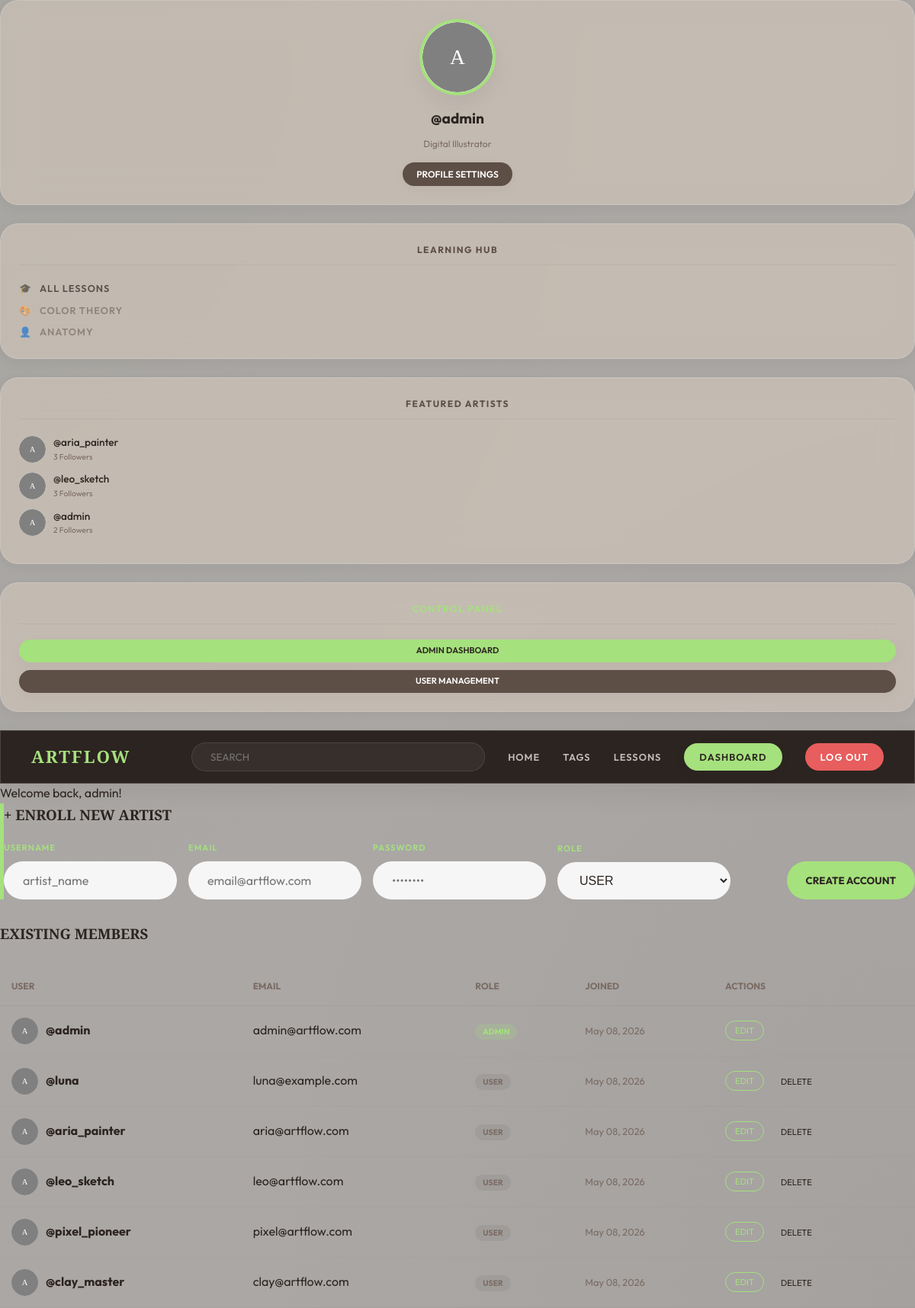
The app's page /views/admin/users.php (signed in) with its own data.
### tables this page shows
CREATE TABLE IF NOT EXISTS users (
    id INT AUTO_INCREMENT PRIMARY KEY,
    username VARCHAR(50) NOT NULL UNIQUE,
    email VARCHAR(100) NOT NULL UNIQUE,
    password VARCHAR(255) NOT NULL,
    role ENUM('user', 'admin') DEFAULT 'user',
    bio TEXT,
    avatar VARCHAR(255) DEFAULT 'default-avatar.png',
    created_at TIMESTAMP DEFAULT CURRENT_TIMESTAMP
);

### models/UserModel.php (called while the page is built, shortened)
<?php
class UserModel {
    private $pdo;
    public function __construct() {
        global $pdo;
        $this->pdo = $pdo;
    }
    public function findById($id) {
        $stmt = $this->pdo->prepare("SELECT * FROM users WHERE id = ? LIMIT 1");
        $stmt->execute([$id]);
        return $stmt->fetch();
    }
    public function getAllUsers() {
        $stmt = $this->pdo->query("SELECT * FROM users ORDER BY created_at DESC");
        return $stmt->fetchAll();
    }
    public function getFeaturedArtists($limit = 3) {
        $stmt = $this->pdo->prepare("SELECT u.*, (SELECT COUNT(*) FROM follows WHERE following_id = u.id) as followers_count
                                     FROM users u
                                     ORDER BY followers_count DESC LIMIT ?");
        $stmt->bindValue(1, (int)$limit, PDO::PARAM_INT);
        $stmt->execute();
        return $stmt->fetchAll();
    }
}

### views/admin/users.php (the view, shortened to what this page needs)
<?php
require_once __DIR__ . '/../../config/database.php';
require_once __DIR__ . '/../../config/auth.php';
require_once __DIR__ . '/../../models/UserModel.php';
$userModel = new UserModel();
$users = $userModel->getAllUsers();
require_once __DIR__ . '/../partials/head.php';
?>
<div class="app-layout">
    <?php require __DIR__ . '/../partials/sidebar.php'; ?>
    <div class="main-content">
        <?php require __DIR__ . '/../partials/topbar.php'; ?>
        <div class="feed-container">
            <?php $flash = getFlash(); if ($flash): ?>
                <div class="flash flash-<?= $flash['type'] ?>">
                    <?= sanitize($flash['message']) ?>
                </div>
            <?php endif; ?>
            <div class="card" style="margin-bottom: 30px; border-left: 5px solid var(--primary);">
                <div class="card-body">
                    <h3 style="font-family: 'Cinzel', serif; margin-bottom: 20px;">+ ENROLL NEW ARTIST</h3>
                    <form method="POST" action="<?= BASE_URL ?>/controllers/AdminController.php?action=create_user" style="display: grid; grid-template-columns: repeat(auto-fit, minmax(200px, 1fr)); gap: 15px; align-items: end;">
                        <div class="form-group" style="margin:0;">
                            <label style="font-size: 0.7rem;">USERNAME</label>
                            <input type="text" name="username" class="form-control" placeholder="artist_name" required>
                        </div>
                        <div class="form-group" style="margin:0;">
                            <label style="font-size: 0.7rem;">EMAIL</label>
                            <input type="email" name="email" class="form-control" placeholder="email@artflow.com" required>
                        </div>
                        <div class="form-group" style="margin:0;">
                            <label style="font-size: 0.7rem;">PASSWORD</label>
                            <input type="password" name="password" class="form-control" placeholder="••••••••" required>
                        </div>
                        <div class="form-group" style="margin:0;">
                            <label style="font-size: 0.7rem;">ROLE</label>
                            <select name="role" class="form-control">
                                <option value="user">USER</option>
                            </select>
                        </div>
                        <button type="submit" class="btn-post" style="height: 50px;">CREATE ACCOUNT</button>
                    </form>
                </div>
            </div>
            <div class="card">
                <div class="card-body">
                    <h3 style="font-family: 'Cinzel', serif; margin-bottom: 20px;">EXISTING MEMBERS</h3>
                    <div style="overflow-x: auto;">
                        <table class="admin-table">
                            <thead>
                                <tr>
                                    <th>USER</th>
                                    <th>EMAIL</th>
                                    <th>ROLE</th>
                                    <th>JOINED</th>
                                    <th>ACTIONS</th>
                                </tr>
                            </thead>
                            <tbody>
                                <?php foreach ($users as $user): ?>
                                    <tr>
                                        <td>
                                            <div style="display: flex; align-items: center; gap: 10px;">
                                                <img src="<?= avatarUrl($user['avatar']) ?>" style="width: 35px; height: 35px; border-radius: 50%; object-fit: cover;">
                                                <span style="font-weight: 700;">@<?= sanitize($user['username']) ?></span>
                                            </div>
                                        </td>
                                        <td><?= sanitize($user['email']) ?></td>
                                        <td>
                                            <span class="badge badge-<?= $user['role'] ?>"><?= strtoupper($user['role']) ?></span>
                                        </td>
                                        <td style="font-size: 0.8rem; color: var(--text-muted);"><?= date('M d, Y', strtotime($user['created_at'])) ?></td>
                                        <td>
                                            <div style="display: flex; gap: 10px;">
                                                <button class="btn-edit-user"
                                                        data-id="<?= $user['id'] ?>"
                                                        data-username="<?= sanitize($user['username']) ?>"
                                                        data-email="<?= sanitize($user['email']) ?>"
                                                        data-role="<?= $user['role'] ?>"
                                                        data-bio="<?= sanitize($user['bio']) ?>"
                                                        style="background: none; border: 1px solid var(--primary); color: var(--primary); padding: 5px 12px; border-radius: 20px; font-size: 0.7rem; cursor: pointer;">
                                                    EDIT
                                                </button>
                                                <?php if ($user['id'] != currentUserId()): ?>
                                                <form method="POST" action="<?= BASE_URL ?>/controllers/AdminController.php?action=delete_user" onsubmit="return confirm('Erase this artist from the system?');">
                                                    <button type="submit" style="background: none; border: 1px solid var(--rose); color: var(--rose); padding: 5px 12px; border-radius: 20px; font-size: 0.7rem; cursor: pointer;">
                                                        DELETE
                                                    </button>
                                                </form>
                                                <?php endif; ?>
                                            </div>
                                        </td>
                                    </tr>
                                <?php endforeach; ?>
                            </tbody>
                        </table>
                    </div>
                </div>
            </div>
        </div>
    </div>
</div>
</body>
</html>

### views/partials/sidebar.php (shortened to what this page needs)
<?php
$um = new UserModel();
$sUser = isLoggedIn() ? $um->findById(currentUserId()) : null;
?>
<aside class="left-sidebar">
  <div class="sidebar-box">
    <?php if ($sUser): ?>
      <div class="profile-card">
        <div class="pfp-circle">
          <img src="<?= avatarUrl($sUser['avatar'] ?? null) ?>" alt="<?= sanitize($sUser['username']) ?>">
        </div>
        <div class="user-name">@<?= sanitize($sUser['username']) ?></div>
        <div style="font-size: 0.75rem; color: var(--text-muted); margin-bottom: 15px;">Digital Illustrator</div>
        <a href="<?= BASE_URL ?>/views/profile/index.php" class="btn-edit">PROFILE SETTINGS</a>
      </div>
    <?php endif; ?>
  </div>
  <div class="sidebar-box">
    <div class="box-title">LEARNING HUB</div>
    <div style="display: flex; flex-direction: column; gap: 8px;">
        <a href="<?= BASE_URL ?>/index.php?type=lesson" class="nav-item" style="font-size: 0.8rem; text-decoration: none; color: var(--text-main); display: flex; align-items: center; gap: 10px;">
            <span>🎓</span> ALL LESSONS
        </a>
        <a href="<?= BASE_URL ?>/index.php?q=color&type=lesson" class="nav-item" style="font-size: 0.8rem; text-decoration: none; color: var(--text-muted); display: flex; align-items: center; gap: 10px;">
            <span>🎨</span> COLOR THEORY
        </a>
        <a href="<?= BASE_URL ?>/index.php?q=anatomy&type=lesson" class="nav-item" style="font-size: 0.8rem; text-decoration: none; color: var(--text-muted); display: flex; align-items: center; gap: 10px;">
            <span>👤</span> ANATOMY
        </a>
    </div>
  </div>
  <div class="sidebar-box">
    <div class="box-title">FEATURED ARTISTS</div>
    <div class="artist-list">
      <?php
      $featured = $um->getFeaturedArtists(3);
      foreach ($featured as $artist):
      ?>
      <div class="artist-item">
        <a href="<?= BASE_URL ?>/views/profile/index.php?id=<?= $artist['id'] ?>" class="artist-pfp" style="text-decoration:none; background: var(--bg-canvas); overflow: hidden; display: flex; align-items: center; justify-content: center; font-size: 0.6rem; font-weight: 700; color: var(--secondary);">
            <img src="<?= avatarUrl($artist['avatar']) ?>" style="width:100%; height:100%; object-fit:cover;">
        </a>
        <div style="display: flex; flex-direction: column;">
            <a href="<?= BASE_URL ?>/views/profile/index.php?id=<?= $artist['id'] ?>" class="artist-name" style="text-decoration:none; color:inherit;">@<?= sanitize($artist['username']) ?></a>
            <div style="font-size: 0.65rem; color: var(--text-muted);"><?= $artist['followers_count'] ?> Followers</div>
        </div>
      </div>
      <?php endforeach; ?>
    </div>
  </div>
  <?php if (isAdmin()): ?>
  <div class="sidebar-box" style="border: 1px solid var(--primary);">
    <div class="box-title" style="color: var(--primary);">CONTROL PANEL</div>
    <div style="display: flex; flex-direction: column; gap: 10px;">
        <a href="<?= BASE_URL ?>/views/admin/dashboard.php" class="btn-edit" style="background: var(--primary); color: var(--bg-accent); font-size: 0.7rem; text-align: center;">ADMIN DASHBOARD</a>
        <a href="<?= BASE_URL ?>/views/admin/users.php" class="btn-edit" style="font-size: 0.7rem; text-align: center;">USER MANAGEMENT</a>
    </div>
  </div>
  <?php endif; ?>
</aside>

### assets/css/main.css (style rules this page uses)
:root { --bg-canvas: #E5DDD5; --bg-sidebar: rgba(212, 200, 188, 0.6); --bg-accent: #2C2420; --primary: #A5E17D; --primary-hover: #8BCC67; --secondary: #5D4E46; --card-bg: rgba(255, 255, 255, 0.85); --input-bg: #FDF8F3; --text-main: #2C2420; --text-muted: #7A6B63; --text-light: #FFFFFF; --danger: #E85D5D; --success: #5DC47E; --header-h: 70px; --sidebar-w: 300px; --right-w: 300px; --radius-pill: 50px; --radius-lg: 24px; --radius-md: 12px; --shadow-sm: 0 4px 15px rgba(44, 36, 32, 0.05); --shadow-md: 0 12px 30px rgba(44, 36, 32, 0.08); --shadow-lg: 0 20px 50px rgba(44, 36, 32, 0.12); --transition: 0.4s cubic-bezier(0.16, 1, 0.3, 1); --glass: blur(12px) saturate(180%); }
*, *::before, *::after { box-sizing: border-box; margin: 0; padding: 0; }
body { font-family: 'Outfit', sans-serif; background-color: var(--bg-canvas); background-image: radial-gradient(at 0% 0%, rgba(165, 225, 125, 0.05) 0px, transparent 50%), radial-gradient(at 100% 100%, rgba(93, 78, 70, 0.05) 0px, transparent 50%); color: var(--text-main); line-height: 1.6; min-height: 100vh; overflow-x: hidden; }
a { text-decoration: none; color: inherit; transition: var(--transition); }
button, input { font-family: inherit; }
h1, h2, h3, h4, .brand-name { font-family: 'Cinzel', serif; font-weight: 700; }
.nav-item { font-size: 0.8rem; font-weight: 600; text-transform: uppercase; letter-spacing: 1px; opacity: 0.7; transition: var(--transition); }
.sidebar-box { background-color: var(--bg-sidebar); backdrop-filter: var(--glass); border: 1px solid rgba(255,255,255,0.3); border-radius: var(--radius-lg); padding: 24px; margin-bottom: 24px; box-shadow: var(--shadow-sm); }
.box-title { font-size: 0.75rem; font-weight: 700; text-transform: uppercase; letter-spacing: 1.5px; color: var(--secondary); margin-bottom: 20px; text-align: center; border-bottom: 1px solid rgba(0,0,0,0.05); padding-bottom: 10px; }
.profile-card { text-align: center; }
.pfp-circle { width: 100px; height: 100px; background: white; border: 4px solid var(--primary); border-radius: 50%; margin: 0 auto 15px; overflow: hidden; display: flex; align-items: center; justify-content: center; box-shadow: var(--shadow-md); transition: var(--transition); }
.pfp-circle img { width: 100%; height: 100%; object-fit: cover; }
.user-name { font-weight: 700; font-size: 1.2rem; margin-bottom: 8px; color: var(--text-main); }
.btn-edit { display: inline-block; background-color: var(--secondary); color: var(--text-light); padding: 6px 18px; border-radius: var(--radius-pill); font-size: 0.75rem; font-weight: 600; box-shadow: var(--shadow-sm); }
.artist-item { display: flex; align-items: center; gap: 10px; margin-bottom: 10px; }
.artist-pfp { width: 35px; height: 35px; background-color: var(--text-light); border-radius: 50%; }
.artist-name { font-size: 0.85rem; font-weight: 500; }
.btn-post { margin-left: auto; background: var(--primary); color: var(--bg-accent); border: none; padding: 8px 25px; border-radius: var(--radius-pill); font-weight: 700; cursor: pointer; transition: var(--transition); }
.form-group { margin-bottom: 25px; }
.form-group label { display: block; font-size: 0.75rem; font-weight: 600; text-transform: uppercase; letter-spacing: 1px; margin-bottom: 8px; color: var(--primary); }
.form-control { width: 100%; padding: 14px 24px; border-radius: var(--radius-pill); border: 1px solid rgba(255,255,255,0.1); background-color: rgba(255,255,255,0.9); color: var(--bg-accent); outline: none; font-size: 1rem; transition: var(--transition); }

### views/partials/video_bg.php (style rules this page uses)
body { background-color: transparent !important; }
.sidebar-box, .post-card, .share-progress, .top-nav { backdrop-filter: blur(20px) saturate(180%) !important; -webkit-backdrop-filter: blur(20px) saturate(180%) !important; border: 1px solid rgba(255, 255, 255, 0.15) !important; }

### views/admin/users.php (style rules this page uses)
.admin-table { width: 100%; border-collapse: collapse; margin-top: 10px; }
.admin-table th { text-align: left; padding: 15px; font-size: 0.75rem; color: var(--text-muted); border-bottom: 1px solid rgba(0,0,0,0.05); text-transform: uppercase; }
.admin-table td { padding: 15px; border-bottom: 1px solid rgba(0,0,0,0.02); }
.badge { padding: 4px 10px; border-radius: 10px; font-size: 0.65rem; font-weight: 700; }
.badge-admin { background: rgba(165, 225, 125, 0.2); color: var(--primary); }
.badge-user { background: rgba(0,0,0,0.05); color: var(--text-muted); }

### records on screen
users: username "admin", followers_count "2", email "admin@artflow.com", role "ADMIN", created_at "May 08, 2026"
users: username "aria_painter", followers_count "3", email "aria@artflow.com", role "USER", created_at "May 08, 2026"
users: username "leo_sketch", followers_count "3", email "leo@artflow.com", role "USER", created_at "May 08, 2026"
users: username "luna", email "luna@example.com", role "USER", created_at "May 08, 2026"
users: username "pixel_pioneer", email "pixel@artflow.com", role "USER", created_at "May 08, 2026"
users: username "clay_master", email "clay@artflow.com", role "USER", created_at "May 08, 2026"

### other values on screen
$flash['message'] "Welcome back, admin!"
